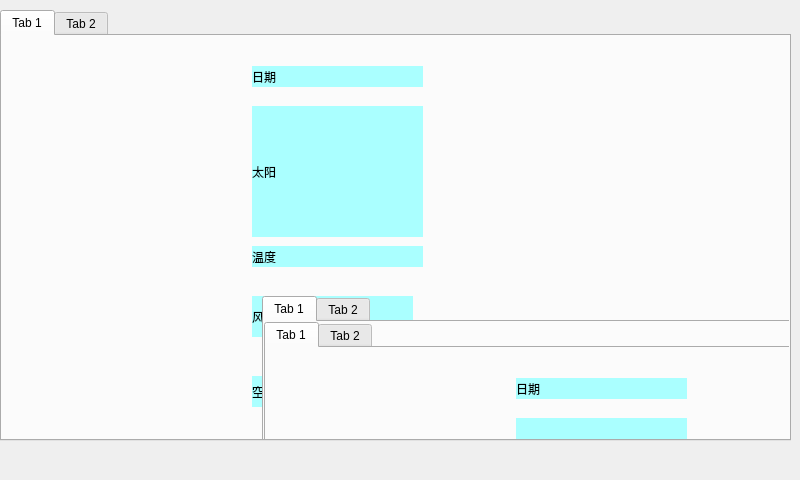
<?xml version="1.0" encoding="UTF-8"?>
<ui version="4.0">
 <class>Form</class>
 <widget class="QWidget" name="Form">
  <property name="geometry">
   <rect>
    <x>0</x>
    <y>0</y>
    <width>800</width>
    <height>480</height>
   </rect>
  </property>
  <property name="windowTitle">
   <string>Form</string>
  </property>
  <widget class="QTabWidget" name="tabWidget">
   <property name="geometry">
    <rect>
     <x>0</x>
     <y>10</y>
     <width>791</width>
     <height>431</height>
    </rect>
   </property>
   <property name="currentIndex">
    <number>0</number>
   </property>
   <widget class="QWidget" name="tab">
    <attribute name="title">
     <string>Tab 1</string>
    </attribute>
    <widget class="QLabel" name="label">
     <property name="geometry">
      <rect>
       <x>250</x>
       <y>70</y>
       <width>171</width>
       <height>131</height>
      </rect>
     </property>
     <property name="styleSheet">
      <string notr="true">background-color: rgb(170, 255, 255);</string>
     </property>
     <property name="text">
      <string>太阳</string>
     </property>
    </widget>
    <widget class="QLabel" name="label_2">
     <property name="geometry">
      <rect>
       <x>250</x>
       <y>210</y>
       <width>171</width>
       <height>21</height>
      </rect>
     </property>
     <property name="styleSheet">
      <string notr="true">background-color: rgb(170, 255, 255);</string>
     </property>
     <property name="text">
      <string>温度</string>
     </property>
    </widget>
    <widget class="QLabel" name="label_3">
     <property name="geometry">
      <rect>
       <x>250</x>
       <y>30</y>
       <width>171</width>
       <height>21</height>
      </rect>
     </property>
     <property name="styleSheet">
      <string notr="true">background-color: rgb(170, 255, 255);</string>
     </property>
     <property name="text">
      <string>日期</string>
     </property>
    </widget>
    <widget class="QLabel" name="label_4">
     <property name="geometry">
      <rect>
       <x>250</x>
       <y>260</y>
       <width>161</width>
       <height>41</height>
      </rect>
     </property>
     <property name="styleSheet">
      <string notr="true">background-color: rgb(170, 255, 255);</string>
     </property>
     <property name="text">
      <string>风力</string>
     </property>
    </widget>
    <widget class="QLabel" name="label_5">
     <property name="geometry">
      <rect>
       <x>250</x>
       <y>340</y>
       <width>161</width>
       <height>31</height>
      </rect>
     </property>
     <property name="styleSheet">
      <string notr="true">background-color: rgb(170, 255, 255);</string>
     </property>
     <property name="text">
      <string>空气质量</string>
     </property>
    </widget>
    <widget class="QTabWidget" name="tabWidget_2">
     <property name="geometry">
      <rect>
       <x>260</x>
       <y>260</y>
       <width>791</width>
       <height>431</height>
      </rect>
     </property>
     <property name="currentIndex">
      <number>0</number>
     </property>
     <widget class="QWidget" name="tab_3">
      <attribute name="title">
       <string>Tab 1</string>
      </attribute>
      <widget class="QLabel" name="label_6">
       <property name="geometry">
        <rect>
         <x>250</x>
         <y>70</y>
         <width>171</width>
         <height>131</height>
        </rect>
       </property>
       <property name="styleSheet">
        <string notr="true">background-color: rgb(170, 255, 255);</string>
       </property>
       <property name="text">
        <string>太阳</string>
       </property>
      </widget>
      <widget class="QLabel" name="label_7">
       <property name="geometry">
        <rect>
         <x>250</x>
         <y>210</y>
         <width>171</width>
         <height>21</height>
        </rect>
       </property>
       <property name="styleSheet">
        <string notr="true">background-color: rgb(170, 255, 255);</string>
       </property>
       <property name="text">
        <string>温度</string>
       </property>
      </widget>
      <widget class="QLabel" name="label_8">
       <property name="geometry">
        <rect>
         <x>250</x>
         <y>30</y>
         <width>171</width>
         <height>21</height>
        </rect>
       </property>
       <property name="styleSheet">
        <string notr="true">background-color: rgb(170, 255, 255);</string>
       </property>
       <property name="text">
        <string>日期</string>
       </property>
      </widget>
      <widget class="QLabel" name="label_9">
       <property name="geometry">
        <rect>
         <x>250</x>
         <y>260</y>
         <width>161</width>
         <height>41</height>
        </rect>
       </property>
       <property name="styleSheet">
        <string notr="true">background-color: rgb(170, 255, 255);</string>
       </property>
       <property name="text">
        <string>风力</string>
       </property>
      </widget>
      <widget class="QLabel" name="label_10">
       <property name="geometry">
        <rect>
         <x>250</x>
         <y>340</y>
         <width>161</width>
         <height>31</height>
        </rect>
       </property>
       <property name="styleSheet">
        <string notr="true">background-color: rgb(170, 255, 255);</string>
       </property>
       <property name="text">
        <string>空气质量</string>
       </property>
      </widget>
      <widget class="QTabWidget" name="tabWidget_3">
       <property name="geometry">
        <rect>
         <x>0</x>
         <y>0</y>
         <width>791</width>
         <height>431</height>
        </rect>
       </property>
       <property name="currentIndex">
        <number>0</number>
       </property>
       <widget class="QWidget" name="tab_5">
        <attribute name="title">
         <string>Tab 1</string>
        </attribute>
        <widget class="QLabel" name="label_11">
         <property name="geometry">
          <rect>
           <x>250</x>
           <y>70</y>
           <width>171</width>
           <height>131</height>
          </rect>
         </property>
         <property name="styleSheet">
          <string notr="true">background-color: rgb(170, 255, 255);</string>
         </property>
         <property name="text">
          <string>太阳</string>
         </property>
        </widget>
        <widget class="QLabel" name="label_12">
         <property name="geometry">
          <rect>
           <x>250</x>
           <y>210</y>
           <width>171</width>
           <height>21</height>
          </rect>
         </property>
         <property name="styleSheet">
          <string notr="true">background-color: rgb(170, 255, 255);</string>
         </property>
         <property name="text">
          <string>温度</string>
         </property>
        </widget>
        <widget class="QLabel" name="label_13">
         <property name="geometry">
          <rect>
           <x>250</x>
           <y>30</y>
           <width>171</width>
           <height>21</height>
          </rect>
         </property>
         <property name="styleSheet">
          <string notr="true">background-color: rgb(170, 255, 255);</string>
         </property>
         <property name="text">
          <string>日期</string>
         </property>
        </widget>
        <widget class="QLabel" name="label_14">
         <property name="geometry">
          <rect>
           <x>250</x>
           <y>260</y>
           <width>161</width>
           <height>41</height>
          </rect>
         </property>
         <property name="styleSheet">
          <string notr="true">background-color: rgb(170, 255, 255);</string>
         </property>
         <property name="text">
          <string>风力</string>
         </property>
        </widget>
        <widget class="QLabel" name="label_15">
         <property name="geometry">
          <rect>
           <x>250</x>
           <y>340</y>
           <width>161</width>
           <height>31</height>
          </rect>
         </property>
         <property name="styleSheet">
          <string notr="true">background-color: rgb(170, 255, 255);</string>
         </property>
         <property name="text">
          <string>空气质量</string>
         </property>
        </widget>
       </widget>
       <widget class="QWidget" name="tab_6">
        <attribute name="title">
         <string>Tab 2</string>
        </attribute>
       </widget>
      </widget>
     </widget>
     <widget class="QWidget" name="tab_4">
      <attribute name="title">
       <string>Tab 2</string>
      </attribute>
     </widget>
    </widget>
   </widget>
   <widget class="QWidget" name="tab_2">
    <attribute name="title">
     <string>Tab 2</string>
    </attribute>
   </widget>
  </widget>
 </widget>
 <resources/>
 <connections/>
</ui>
